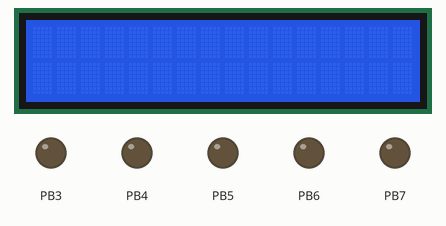
A program run on a simulated ATmega32, built with avr-gcc and emulated at 8 MHz. Parts: 16×2 character LCD, output pins drawn as LEDs (lit = HIGH). Wiring (inferred from the names in the program): character LCD (HD44780): RS PB0; R/W PB1; E PB2; data PC0, PC1, PC2, PC3, PC4, PC5, PC6, PC7. Pins used as bus, display or sensor lines are not drawn.

Above: at 0.1 s.
At 2.2 s:
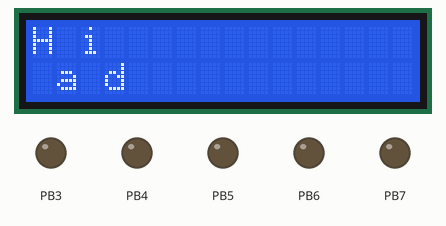
At 4.7 s:
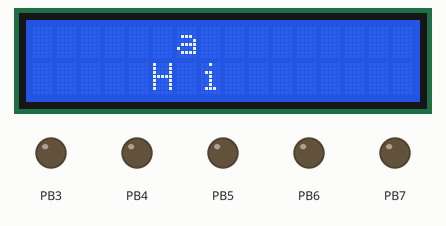
At 9.8 s:
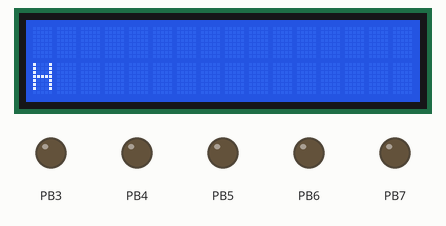
At 14.9 s:
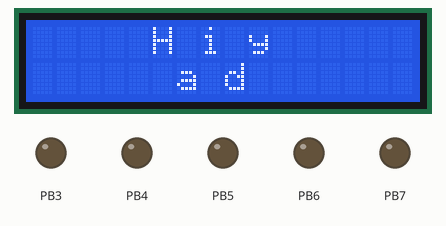
At 19.4 s:
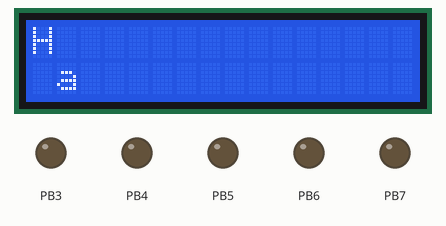

Measured:
- by itself, everything shown: repeats every 18.3 s, in 36 steps
- what the display in image 0 shows lasts 0.6 s, from 0.0 s to 0.6 s
- what the display in image 1 shows lasts 0.5 s, from 2.1 s to 2.6 s

The program:

main.c
```c
/*
 * LCD_2023.c
 *
 * Created: 8/27/2023 10:05:35 PM
 * Author : Haiidy Hossam
 */
#define F_CPU  8000000
#include <avr/delay.h>
#include "STDTYPE.h"
#include "UTILS.h"
#include "DIO_interface.h"
#include "LCD_Config.h"
#include "LCD_Interface.h"

int main(void)
{
	DIO_SetPortDirection(Port_C,Port_output);
	DIO_SetPortDirection(Port_B,Port_output);
	LCD_Init();
	 u8 x=0;
	 u8 y=0;

    /* Replace with your application code */
    while (1)
    {

		LCD_Clear();
		_delay_ms(500);
		GOTOXY(x,y);
		LCD_Send_Data('H');
		_delay_ms(500);
		x=!x;
		y+=1;
		GOTOXY(x,y);
		LCD_Send_Data('a');
		_delay_ms(500);
		x=!x;
		y+=1;
		GOTOXY(x,y);
		LCD_Send_Data('i');
		_delay_ms(500);
		x=!x;
		y+=1;
		GOTOXY(x,y);
		LCD_Send_Data('d');
		_delay_ms(500);
		x=!x;
		y+=1;
		GOTOXY(x,y);
	    LCD_Send_Data('y');
		_delay_ms(500);
		x=!x;
		y+=1;


		LCD_Clear();

		if(y==15) y=0;

    }
}
```

LCD_Config.h
```c
#ifndef _LCD_CONFIG_H_
#define _LCD_CONFIG_H_

#define CTRL_PORT Port_B
#define RS_Pin Pin_0
#define RW_Pin Pin_1
#define Enable_Pin Pin_2

#define Data_Port Port_C


#endif
```

LCD_Interface.h
```c
#ifndef _LCD_INTERFACE_H_
#define _LCD_INTERFACE_H_
void LCD_Send_Command (u8 command);
void LCD_Send_Data (u8 Data);
void LCD_Init(void);
void GOTOXY(u8 x,u8 y);
void LCD_Clear();
void LCD_String (char *str)	;
void CLCD_VidWriteSpecialCharacter(u8 *Copy_pu8Pattern, u8 Copy_u8PatternNumber,u8 Copy_u8XPOS,u8 Copy_u8YPOS);
void LCD_printNumber(int num);

void LCD_voidSendNumber(s32 Copy_s32Number);

#endif
```

LCD_program.c
```c
#include "STDTYPE.h"
#include "DIO_interface.h"
#include "LCD_Config.h"
#include "avr/delay.h"


void LCD_Send_Command (u8 command){
	/* set RS as LOW */
	DIO_SetPinValue(CTRL_PORT,RS_Pin,LOW);
	/* set RW as LOW to Write */
	DIO_SetPinValue(CTRL_PORT,RW_Pin,LOW);

	// send command to data port
	DIO_SetPortValue(Data_Port,command);

	//set enable pulse
	DIO_SetPinValue(CTRL_PORT,Enable_Pin,HIGH);
	_delay_ms(3);
	DIO_SetPinValue(CTRL_PORT,Enable_Pin,LOW);


}
void LCD_Send_Data (u8 Data){
	/* set RS as HIGH */
	DIO_SetPinValue(CTRL_PORT,RS_Pin,HIGH);
	/* set RW as LOW to Write */
	DIO_SetPinValue(CTRL_PORT,RW_Pin,LOW);

	//send data to data port
	DIO_SetPortValue(Data_Port,Data);
	//set enable pulse
	DIO_SetPinValue(CTRL_PORT,Enable_Pin,HIGH);
	_delay_ms(3);
	DIO_SetPinValue(CTRL_PORT,Enable_Pin,LOW);


}
void LCD_Init(void){

	_delay_ms(40);

	//function set
	LCD_Send_Command (0b00111111);

	_delay_us(40);

	//On-off
	LCD_Send_Command (0b00001100);
	_delay_us(40);

	//clear
	LCD_Send_Command (0b00000001);
	_delay_ms(2);

	//entry set mode
	LCD_Send_Command(0b00000110);
	_delay_ms(40);


}
void GOTOXY(u8 x,u8 y){ //(1,4)
	u8 address=0;
	if(x==0){
		address=y;
	}
	else if(x==1){
		address=0x40+y; //44=0b01000100
	}
	//DDram address = 0b10000000 //80
	LCD_Send_Command(0b10000000+address);

}

void LCD_Clear(){
	LCD_Send_Command(0b00000001);
	_delay_ms(2);
	LCD_Send_Command(0b10000000);
}


void LCD_String (char *str)		/* Send string to LCD function */
{
	int i;
	for(i=0;str[i]!=0;i++)		/* Send each char of string till the NULL */
	{
		LCD_Send_Data(str[i]);
	}
}

//using clcd custom character generator
void CLCD_VidWriteSpecialCharacter(u8 *Copy_pu8Pattern, u8 Copy_u8PatternNumber,u8 Copy_u8XPOS,u8 Copy_u8YPOS){
	u8 Local_u8Address =0;
	//Copy_u8PatternNumber maybe 0,1,2 -- 7
	//CGram consists of 8 locations so if i wanna get the address:
	Local_u8Address =8 *Copy_u8PatternNumber;
	//go to this address by the key of CGram "its address 64"
	LCD_Send_Command (64+ Local_u8Address);
	//write on this address
	for(u8 i=0; i<8;i++){
		//byte by byte for each location of the 8 ones
		//send data to cgram it won't appear on lcd
		LCD_Send_Data (Copy_pu8Pattern[i]);
	}
	//3awz a5rog mn CGRAm w aro7 ll DDRam 34an a write on LCD
	GOTOXY(Copy_u8XPOS,Copy_u8YPOS);
	//show data of each pattern on the lcd
	LCD_Send_Data (Copy_u8PatternNumber);
}


void LCD_printNumber(int num)
{
	u8 str[10];
itoa(num, str, 10);  // here 10 means decimal
	LCD_String(str);
}
void LCD_voidSendNumber(s32 Copy_s32Number)
{
	u32 Local_u32Counter=1 ;
	u8 Local_u32Digit=0 ;

	/* print (-) if the number is negative */
	if(Copy_s32Number < 0)
	{
		LCD_Send_Data('-');
		/* return the number to positive */
		Copy_s32Number = -Copy_s32Number;
	}
	if (Copy_s32Number == 0)
	LCD_Send_Data('0');
	else
	{
		while (Copy_s32Number/Local_u32Counter != 0)
		{
			Local_u32Counter *= 10;
		}
		Local_u32Counter /=10;

		while (Local_u32Counter != 0)
		{
			Local_u32Digit = Copy_s32Number/Local_u32Counter;

			LCD_Send_Data(Local_u32Digit + '0');

			Copy_s32Number = Copy_s32Number%Local_u32Counter;

			Local_u32Counter /= 10;
		}
	}
}
```

STDTYPE.h
```c
#ifndef STDTYPE_H_
#define STDTYPE_H_


typedef unsigned char u8;
typedef unsigned short int u16;
typedef unsigned int u32;
typedef signed char s8;
typedef signed short int s16;
typedef unsigned long long u64;
typedef signed int s32;
typedef float f32;
typedef double f64;
typedef enum{False=0,True}Bool_t;


#endif /* STDTYPE_H_ */
```

UTILS.h
```c
#ifndef UTILS_H_
#define UTILS_H_

#define NULL 0
#define SET_BIT(BYTE,Bit_NO) (BYTE |= (1<<(Bit_NO)))
#define CLR_BIT(BYTE,Bit_NO) (BYTE &= ~(1<<(Bit_NO)))
#define GET_BIT(BYTE,Bit_NO) ((BYTE >> Bit_NO) & 1)
#define TOGGLE_BIT(BYTE,Bit_NO) BYTE ^=(1<<(Bit_NO))


#endif /* UTILS_H_ */
```

DIO_interface.h
```c
/*
 * DIO_interface.h
 *
 * Created: 2/12/2023 2:41:30 PM
 *  Author: Haiidy Hossam
 */


#ifndef DIO_INTERFACE_H_
#define DIO_INTERFACE_H_

typedef enum{
	Port_A,
	Port_B,
	Port_C,
	Port_D,
	Pin_0=0,
	Pin_1,
	Pin_2,
	Pin_3,
	Pin_4,
	Pin_5,
	Pin_6,
	Pin_7,
	LOW=0,
	HIGH,
	input=0,
	output,
	Port_HIGH=255 ,
	Port_LOW=0x00,
	Port_output=0xff,
	Port_input=0x00
	}en;


void DIO_SetPinValue(u8 port,u8 pin_num,u8 Value);
void DIO_SetPinDirection(u8 port,u8 pin_num,u8 Direction);
u8 DIO_GetPinValue(u8 port,u8 pin_num);

void DIO_SetPortValue(u8 port, u8 Value);
void DIO_SetPortDirection(u8 port, u8 Direction); //255 == 0b11100111
void DIO_GetPortValue(u8 port, u8 *value);


#endif /* DIO_INTERFACE_H_ */
```

DIO_private.h
```c
/*
 * DIO_private.h
 *
 * Created: 2/12/2023 2:41:07 PM
 *  Author: Haiidy Hossam
 */


#ifndef DIO_PRIVATE_H_
#define DIO_PRIVATE_H_
#define PORTA *(( volatile u8 *)0x3B)
#define DDRA *((volatile u8 *)0x3A)
#define PINA *(( volatile u8 *)0x39)

#define PORTB *((volatile u8 *)0x38)
#define DDRB *((volatile u8 *) 0x37)
#define PINB *((volatile u8 *) 0x36)

#define PORTC *((volatile u8 *) 0x35)
#define DDRC *((volatile u8 *) 0x34)
#define PINC *((volatile u8 *) 0x33)

#define PORTD *((volatile u8 *) 0x32)
#define DDRD *((volatile u8 *) 0x31)
#define PIND *((volatile u8 *) 0x30)


#endif /* DIO_PRIVATE_H_ */
```

DIO_program.c
```c
/*
 * DIO_program.c
 *
 * Created: 2/12/2023 2:40:47 PM
 *  Author: Haiidy Hossam
 */
#include "STDTYPE.h"
#include "UTILS.h"
#include "DIO_private.h"
#include "DIO_interface.h"

void DIO_SetPinValue(u8 port,u8 pin_num,u8 Value){
	if(Value==HIGH){
		switch(port){
			case Port_A:
			SET_BIT(PORTA,pin_num);
			break;
			case Port_B:
			SET_BIT(PORTB,pin_num);
			break;
			case Port_C:
			SET_BIT(PORTC,pin_num);
			break;
			case Port_D:
			SET_BIT(PORTD,pin_num);
			break;
		}
	}
	else if(Value==LOW){
		switch(port){
			case Port_A:
			CLR_BIT(PORTA,pin_num);
			break;
			case Port_B:
			CLR_BIT(PORTB,pin_num);
			break;
			case Port_C:
			CLR_BIT(PORTC,pin_num);
			break;
			case Port_D:
			CLR_BIT(PORTD,pin_num);
			break;
		}
	}
}

void DIO_SetPinDirection(u8 port,u8 pin_num,u8 Direction){
if(Direction==output){
	switch(port){
		case Port_A:
		SET_BIT(DDRA,pin_num);
		break;
		case Port_B:
		SET_BIT(DDRB,pin_num);
		break;
		case Port_C:
		SET_BIT(DDRC,pin_num);
		break;
		case Port_D:
		SET_BIT(DDRD,pin_num);
		break;
	}
}
else if(Direction==input){
switch(port){
	case Port_A:
	CLR_BIT(DDRA,pin_num);
	break;
	case Port_B:
	CLR_BIT(DDRB,pin_num);
	break;
	case Port_C:
	CLR_BIT(DDRC,pin_num);
	break;
	case Port_D:
	CLR_BIT(DDRD,pin_num);
	break;
}
}
}

u8 DIO_GetPinValue(u8 port,u8 pin_num){
	switch(port){
		case Port_A:
		return GET_BIT(PINA,pin_num);
		break;
		case Port_B:
		return GET_BIT(PINB,pin_num);
		break;
		case Port_C:
		return GET_BIT(PINC,pin_num);
		break;
		case Port_D:
		return GET_BIT(PIND,pin_num);
		break;
		default:
		break;

	}
}

void DIO_SetPortValue(u8 port, u8 Value){ //11111111==255
	switch(port){
		case Port_A:
		PORTA=Value;
		break;
		case Port_B:
		PORTB=Value;
		break;
		case Port_C:
		PORTC=Value;
		break;
		case Port_D:
		PORTD=Value;
		break;

	}
}

void DIO_SetPortDirection(u8 port, u8 Direction){
	switch(port){
		case Port_A:
		DDRA=Direction;
		break;
		case Port_B:
		DDRB=Direction;
		break;
		case Port_C:
		DDRC=Direction;
		break;
		case Port_D:
		DDRD=Direction;
		break;

	}
}

void DIO_GetPortValue(u8 port, u8 *value){ //(port_A,&x)
	switch(port){
		case Port_A:
		*value=PINA;
		break;
		case Port_B:
		*value=PINB;
		break;
		case Port_C:
		*value=PINC;
		break;
		case Port_D:
		*value=PIND;
		break;
	}
}
```
